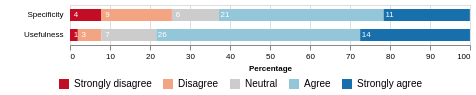

Write the Python code that produced this figure.
import argparse
import csv
import sys

import altair as alt

alt.renderers.enable('altair_viewer')


def main(args):
    start1 = "Percentage start"

    source = alt.pd.DataFrame(
        {'question': ['Specificity', 'Specificity', 'Specificity', 'Specificity', 'Specificity',
                      'Usefulness', 'Usefulness', 'Usefulness', 'Usefulness', 'Usefulness'],
         'type': ['Strongly disagree', 'Disagree', 'Neutral', 'Agree', 'Strongly agree',
                  'Strongly disagree', 'Disagree', 'Neutral', 'Agree', 'Strongly agree'],
         'order': [1, 2, 3, 4, 5,
                   1, 2, 3, 4, 5],
         'value': [4, 9, 6, 21, 11,
                   1, 3, 7, 26, 14],
         'percentage': [7.84, 17.64, 11.76, 41.17, 21.56,
                        1.96, 5.88, 13.72, 50.98, 27.45],
         start1: [0, 7.84, 25.48, 37.24, 78.41,
                  0, 1.96, 7.84, 21.56, 72.54]
         })

    color_scale = alt.Scale(
        domain=[
            "Strongly disagree",
            "Disagree",
            "Neutral",
            "Agree",
            "Strongly agree"
        ],
        range=["#c30d24", "#f3a583", "#cccccc", "#94c6da", "#1770ab"]
    )

    y_axis = alt.Axis(
        title='',
        offset=5,
        ticks=False,
        minExtent=60,
        domain=False
    )

    chart = alt.Chart(source).mark_bar(size=12).encode(
        x=alt.X('percentage:Q', title='Percentage'),
        y=alt.Y('question:N', axis=y_axis),
        color=alt.Color(
            'type:N',
            legend=alt.Legend(orient='bottom', title='', padding=-12),
            scale=color_scale,
        ),
        order=alt.Order(
            'order',
            sort='ascending'
        ),
    )

    text = alt.Chart(source).mark_text(dx=6, color='white').encode(
        x=alt.X('Percentage start:Q', title=''),
        y=alt.Y('question:N'),
        detail='type:N',
        text=alt.Text('value:Q', format='.0f'),
    )

    combined = chart + text
    fontSize = 8
    combined = combined.configure_axis(
        labelFontSize=fontSize,
        titleFontSize=fontSize,
    ).configure_text(
        fontSize=fontSize
    )

    combined.show()


if __name__ == '__main__':
    argparser = argparse.ArgumentParser(sys.argv[0])
    csv.field_size_limit(sys.maxsize)
    args = argparser.parse_args()
    print(args)
    print("")
    main(args)
